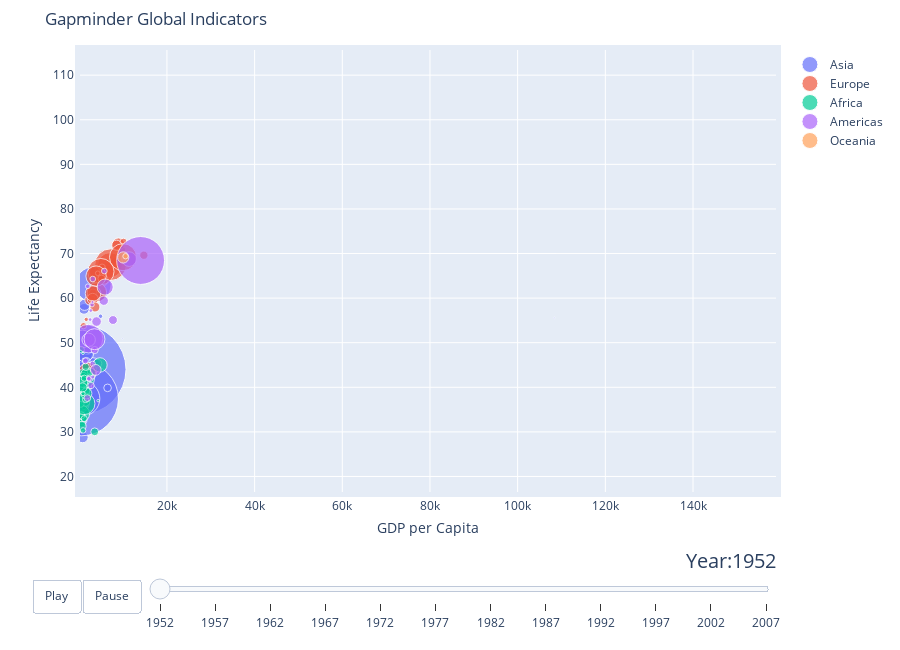

Notebook source saved alongside this figure:
### Code cell
gapminder_indicators = pd.read_csv("gapminder.tsv",sep='\t')
gapminder_indicators

figure = bubbleplot(dataset=gapminder_indicators, x_column='gdpPercap', y_column='lifeExp', 
    bubble_column='country', time_column='year', size_column='pop', color_column='continent', 
    x_title="GDP per Capita", y_title="Life Expectancy", title='Gapminder Global Indicators',
    x_logscale=True, scale_bubble=3, height=650)

iplot(figure)

### Figure 1 — Plotly figure (JSON) as saved in the notebook; plotly's stock layout.template omitted (floating-point values rounded to 4 significant figures)
{"data": [{"marker": {"size": [8425333, 120447, 46886859, 4693836, 556263527, 2125900, 372000000, 82052000, 17272000, 5441766, 1620914, 86459025, 607914, 8865488, 20947571, 160000, 1439529, 6748378, 800663, 20092996, 9182536, 507833, 41346560, 22438691, 4005677, 1127000, 7982342, 3661549, 8550362, 21289402, 26246839, 1030585, 4963829], "sizemode": "area", "sizeref": 137400.0}, "mode": "markers", "name": "Asia", "text": ["Afghanistan", "Bahrain", "Bangladesh", "Cambodia", "China", "Hong Kong, China", "India", "Indonesia", "Iran", "Iraq", "Israel", "Japan", "Jordan", "Korea, Dem. Rep.", "Korea, Rep.", "Kuwait", "Lebanon", "Malaysia", "Mongolia", "Myanmar", "Nepal", "Oman", "Pakistan", "Philippines", "Saudi Arabia", "Singapore", "Sri Lanka", "Syria", "Taiwan", "Thailand", "Vietnam", "West Bank and Gaza", "Yemen, Rep."], "type": "scatter", "x": [779.4, 9867.0, 684.2, 368.5, 400.4, 3054.0, 546.6, 749.7, 3035.0, 4130.0, 4087.0, 3217.0, 1547.0, 1088.0, 1031.0, 108400.0, 4835.0, 1831.0, 786.6, 331, 545.9, 1828.0, 684.6, 1273.0, 6460.0, 2315.0, 1084.0, 1643.0, 1207.0, 757.8, 605.1, 1516.0, 781.7], "y": [28.8, 50.94, 37.48, 39.42, 44, 60.96, 37.37, 37.47, 44.87, 45.32, 65.39, 63.03, 43.16, 50.06, 47.45, 55.56, 55.93, 48.46, 42.24, 36.32, 36.16, 37.58, 43.44, 47.75, 39.88, 60.4, 57.59, 45.88, 58.5, 50.85, 40.41, 43.16, 32.55]}, {"marker": {"size": [1282697, 6927772, 8730405, 2791000, 7274900, 3882229, 9125183, 4334000, 4090500, 42459667, 69145952, 7733250, 9504000, 147962, 2952156, 47666000, 413834, 10381988, 3327728, 25730551, 8526050, 16630000, 6860147, 3558137, 1489518, 28549870, 7124673, 4815000, 22235677, 50430000], "sizemode": "area", "sizeref": 137400.0}, "mode": "markers", "name": "Europe", "text": ["Albania", "Austria", "Belgium", "Bosnia and Herzegovina", "Bulgaria", "Croatia", "Czech Republic", "Denmark", "Finland", "France", "Germany", "Greece", "Hungary", "Iceland", "Ireland", "Italy", "Montenegro", "Netherlands", "Norway", "Poland", "Portugal", "Romania", "Serbia", "Slovak Republic", "Slovenia", "Spain", "Sweden", "Switzerland", "Turkey", "United Kingdom"], "type": "scatter", "x": [1601.0, 6137.0, 8343.0, 973.5, 2444.0, 3119.0, 6876.0, 9692.0, 6425.0, 7030.0, 7144.0, 3531.0, 5264.0, 7268.0, 5210.0, 4931.0, 2648.0, 8942.0, 10100.0, 4029.0, 3068.0, 3145.0, 3581.0, 5075.0, 4215.0, 3834.0, 8528.0, 14730.0, 1969.0, 9980.0], "y": [55.23, 66.8, 68, 53.82, 59.6, 61.21, 66.87, 70.78, 66.55, 67.41, 67.5, 65.86, 64.03, 72.49, 66.91, 65.94, 59.16, 72.13, 72.67, 61.31, 59.82, 61.05, 58.0, 64.36, 65.57, 64.94, 71.86, 69.62, 43.59, 69.18]}, {"marker": {"size": [9279525, 4232095, 1738315, 442308, 4469979, 2445618, 5009067, 1291695, 2682462, 153936, 14100005, 854885, 2977019, 63149, 22223309, 216964, 1438760, 20860941, 420702, 284320, 5581001, 2664249, 580653, 6464046, 748747, 863308, 1019729, 4762912, 2917802, 3838168, 1022556, 516556, 9939217, 6446316, 485831, 3379468, 33119096, 257700, 2534927, 60011, 2755589, 2143249, 2526994, 14264935, 8504667, 290243, 8322925, 1219113, 3647735, 5824797, 2672000, 3080907], "sizemode": "area", "sizeref": 137400.0}, "mode": "markers", "name": "Africa", "text": ["Algeria", "Angola", "Benin", "Botswana", "Burkina Faso", "Burundi", "Cameroon", "Central African Republic", "Chad", "Comoros", "Congo, Dem. Rep.", "Congo, Rep.", "Cote d'Ivoire", "Djibouti", "Egypt", "Equatorial Guinea", "Eritrea", "Ethiopia", "Gabon", "Gambia", "Ghana", "Guinea", "Guinea-Bissau", "Kenya", "Lesotho", "Liberia", "Libya", "Madagascar", "Malawi", "Mali", "Mauritania", "Mauritius", "Morocco", "Mozambique", "Namibia", "Niger", "Nigeria", "Reunion", "Rwanda", "Sao Tome and Principe", "Senegal", "Sierra Leone", "Somalia", "South Africa", "Sudan", "Swaziland", "Tanzania", "Togo", "Tunisia", "Uganda", "Zambia", "Zimbabwe"], "type": "scatter", "x": [2449.0, 3521.0, 1063.0, 851.2, 543.3, 339.3, 1173.0, 1071.0, 1179.0, 1103.0, 780.5, 2126.0, 1389.0, 2670.0, 1419.0, 375.6, 328.9, 362.1, 4293.0, 485.2, 911.3, 510.2, 299.9, 853.5, 298.8, 575.6, 2388.0, 1443.0, 369.2, 452.3, 743.1, 1968.0, 1688.0, 468.5, 2424.0, 761.9, 1077.0, 2719.0, 493.3, 879.6, 1450.0, 879.8, 1136.0, 4725.0, 1616.0, 1148.0, 716.7, 859.8, 1468.0, 734.8, 1147.0, 406.9], "y": [43.08, 30.02, 38.22, 47.62, 31.98, 39.03, 38.52, 35.46, 38.09, 40.72, 39.14, 42.11, 40.48, 34.81, 41.89, 34.48, 35.93, 34.08, 37.0, 30, 43.15, 33.61, 32.5, 42.27, 42.14, 38.48, 42.72, 36.68, 36.26, 33.69, 40.54, 50.99, 42.87, 31.29, 41.73, 37.44, 36.32, 52.72, 40, 46.47, 37.28, 30.33, 32.98, 45.01, 38.63, 41.41, 41.22, 38.6, 44.6, 39.98, 42.04, 48.45]}, {"marker": {"size": [17876956, 2883315, 56602560, 14785584, 6377619, 12350771, 926317, 6007797, 2491346, 3548753, 2042865, 3146381, 3201488, 1517453, 1426095, 30144317, 1165790, 940080, 1555876, 8025700, 2227000, 662850, 157553000, 2252965, 5439568], "sizemode": "area", "sizeref": 137400.0}, "mode": "markers", "name": "Americas", "text": ["Argentina", "Bolivia", "Brazil", "Canada", "Chile", "Colombia", "Costa Rica", "Cuba", "Dominican Republic", "Ecuador", "El Salvador", "Guatemala", "Haiti", "Honduras", "Jamaica", "Mexico", "Nicaragua", "Panama", "Paraguay", "Peru", "Puerto Rico", "Trinidad and Tobago", "United States", "Uruguay", "Venezuela"], "type": "scatter", "x": [5911.0, 2677.0, 2109.0, 11370.0, 3940.0, 2144.0, 2627.0, 5587.0, 1398.0, 3522.0, 3048.0, 2428.0, 1840.0, 2195.0, 2899.0, 3478.0, 3112.0, 2480.0, 1952.0, 3759.0, 3082.0, 3023.0, 13990.0, 5717.0, 7690.0], "y": [62.48, 40.41, 50.92, 68.75, 54.74, 50.64, 57.21, 59.42, 45.93, 48.36, 45.26, 42.02, 37.58, 41.91, 58.53, 50.79, 42.31, 55.19, 62.65, 43.9, 64.28, 59.1, 68.44, 66.07, 55.09]}, {"marker": {"size": [8691212, 1994794], "sizemode": "area", "sizeref": 137400.0}, "mode": "markers", "name": "Oceania", "text": ["Australia", "New Zealand"], "type": "scatter", "x": [10040.0, 10560.0], "y": [69.12, 69.39]}], "layout": {"height": 650, "hovermode": "closest", "margin": {"b": 50, "pad": 5, "t": 50}, "showlegend": true, "sliders": [{"active": 0, "currentvalue": {"font": {"size": 20}, "prefix": "Year:", "visible": true, "xanchor": "right"}, "len": 0.9, "pad": {"b": 10, "t": 50}, "steps": [{"args": [[1952], {"frame": {"duration": 300, "redraw": false}, "mode": "immediate", "transition": {"duration": 300}}], "label": "1952", "method": "animate"}, {"args": [[1957], {"frame": {"duration": 300, "redraw": false}, "mode": "immediate", "transition": {"duration": 300}}], "label": "1957", "method": "animate"}, {"args": [[1962], {"frame": {"duration": 300, "redraw": false}, "mode": "immediate", "transition": {"duration": 300}}], "label": "1962", "method": "animate"}, {"args": [[1967], {"frame": {"duration": 300, "redraw": false}, "mode": "immediate", "transition": {"duration": 300}}], "label": "1967", "method": "animate"}, {"args": [[1972], {"frame": {"duration": 300, "redraw": false}, "mode": "immediate", "transition": {"duration": 300}}], "label": "1972", "method": "animate"}, {"args": [[1977], {"frame": {"duration": 300, "redraw": false}, "mode": "immediate", "transition": {"duration": 300}}], "label": "1977", "method": "animate"}, {"args": [[1982], {"frame": {"duration": 300, "redraw": false}, "mode": "immediate", "transition": {"duration": 300}}], "label": "1982", "method": "animate"}, {"args": [[1987], {"frame": {"duration": 300, "redraw": false}, "mode": "immediate", "transition": {"duration": 300}}], "label": "1987", "method": "animate"}, {"args": [[1992], {"frame": {"duration": 300, "redraw": false}, "mode": "immediate", "transition": {"duration": 300}}], "label": "1992", "method": "animate"}, {"args": [[1997], {"frame": {"duration": 300, "redraw": false}, "mode": "immediate", "transition": {"duration": 300}}], "label": "1997", "method": "animate"}, {"args": [[2002], {"frame": {"duration": 300, "redraw": false}, "mode": "immediate", "transition": {"duration": 300}}], "label": "2002", "method": "animate"}, {"args": [[2007], {"frame": {"duration": 300, "redraw": false}, "mode": "immediate", "transition": {"duration": 300}}], "label": "2007", "method": "animate"}], "transition": {"duration": 300, "easing": "cubic-in-out"}, "x": 0.1, "xanchor": "left", "y": 0, "yanchor": "top"}], "title": {"text": "Gapminder Global Indicators"}, "updatemenus": [{"buttons": [{"args": [null, {"frame": {"duration": 500, "redraw": false}, "fromcurrent": true, "transition": {"duration": 300, "easing": "quadratic-in-out"}}], "label": "Play", "method": "animate"}, {"args": [[null], {"frame": {"duration": 0, "redraw": false}, "mode": "immediate", "transition": {"duration": 0}}], "label": "Pause", "method": "animate"}], "direction": "left", "pad": {"r": 10, "t": 87}, "showactive": false, "type": "buttons", "x": 0.1, "xanchor": "right", "y": 0, "yanchor": "top"}], "xaxis": {"autorange": false, "range": [168.8, 158900.0], "title": {"text": "GDP per Capita"}}, "yaxis": {"autorange": false, "range": [16.52, 115.6], "title": {"text": "Life Expectancy"}}}}
